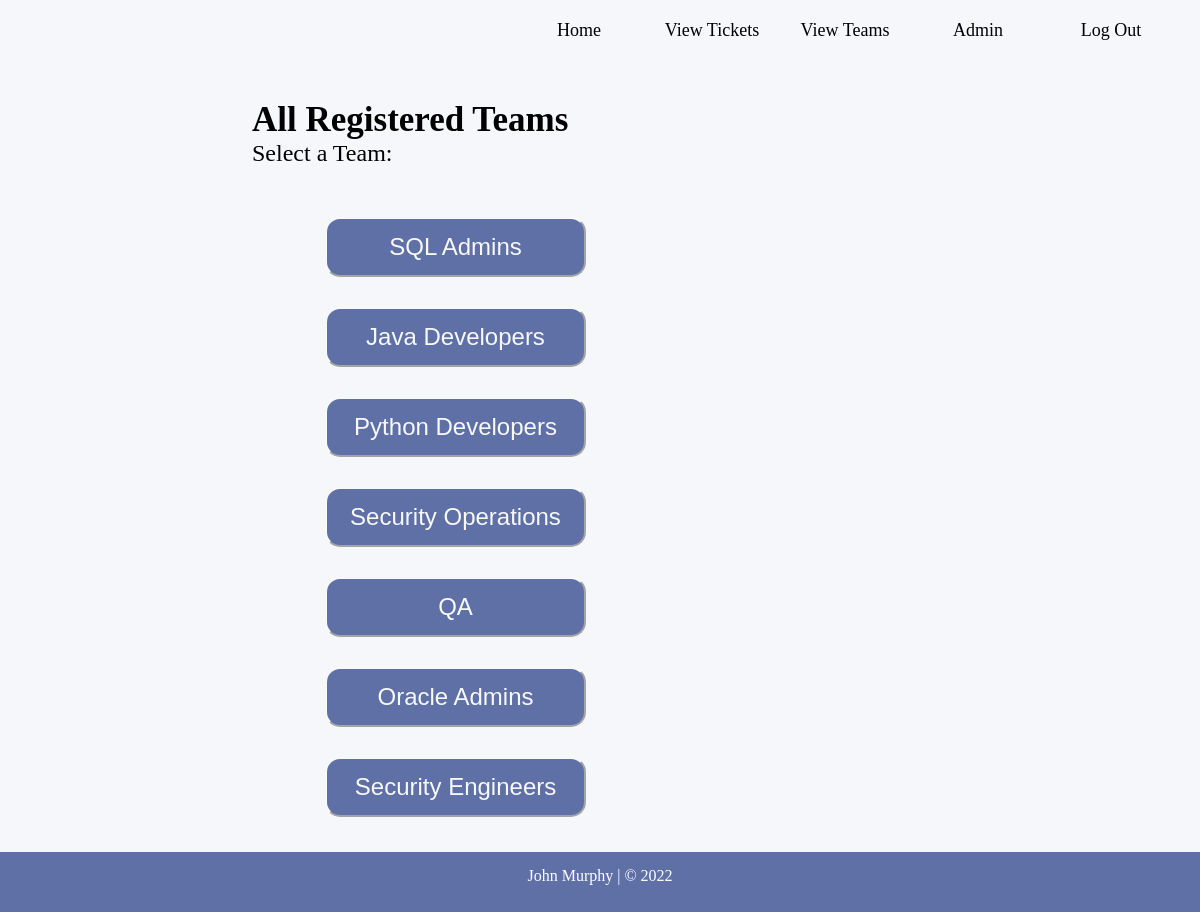
The page /teams on the database its author committed.
### TicketDB.py (models this page shows, shortened)
class Team(db.Model):
    __tablename__ = "teamtable"
    team_id = db.Column(db.Integer, primary_key=True, unique=True, autoincrement=True)
    team_name = db.Column(db.String(50), unique=True)
    team_category = db.Column(db.String(50))

### main.py (the view)
@app.route('/teams')
def AllTeams():
    teams = Team.query.all()
    return render_template('teamlist.html', teams=teams)

### templates/teamlist.html (shortened to what this page needs)
<!DOCTYPE html>
<html lang="en">
<head>
	<link rel="stylesheet" href="{{ url_for('static', filename='css/ttStyle.css') }}">
</head>
<body>
<div id="wrapper">
	<header id="head-home">
		<ul class="nav-links">
			<a href="/">
				<li id="header-links" class="link-buttons">Home</li>
			</a>
			<a href="/opentickets">
				<li id="header-links" class="link-buttons">View Tickets</li>
			</a>
			<a href="/teams">
				<li id="header-links" class="link-buttons">View Teams</li>
			</a>
			<a href="/admin_data">
				<li id="header-links" class="link-buttons">Admin</li>
			</a>
			<a href="/logout">
			<li id="header-links"class="link-buttons">Log Out</li>
			</a>
		</ul>
	</header>
	<div id="team_outer_container">
		<h1>All Registered Teams</h1>
		<p>Select a Team:</p>
			<div id="team_link_holder">
				{% for team in teams %}
					<a href="/teams/{{team.team_id}}"><button id="team_link">{{ team.team_name }}</button></a>
				{% endfor %}
			</div>
	</div>
</div>
<footer>
	<p>John Murphy | &copy; 2022</p>
</footer>
</body>
</html>

### static/css/ttStyle.css (style rules this page uses)
* { margin:0; }
html, body { height: 100%; }
#wrapper { float:left; width: 100%; min-height: 100vh; padding-bottom: 60px; background:#f6f7fa; box-sizing: border-box; }
#head-home { float: left; width:100%; height:80px; padding-bottom: 20px; box-sizing: border-box; }
ul.nav-links { float: right; height: 60px; margin-top: 12.5px; margin-right: 10px; }
li.link-buttons { float:left; line-height: 35px; width:100px; margin-right: 25px; list-style-type: none; text-align: center; font-size: 18px; border-radius:12px; border-right-width: 4px; border-left-width: 4px; border-right-style: solid; border-left-style: solid; color: #f6f7fa; border-color: #f6f7fa; font-family: PTSans; }
li#header-links { color: #000; }
footer { float: left; width:100%; height:60px; font-family: PTSans; background: #5f70a6; text-align: center; color: #fff; margin-top: -60px; padding-top: 15px; box-sizing: border-box; }
#team_outer_container { float: left; width: 100%; padding: 20px; box-sizing: border-box; }
#team_outer_container h1 { padding-left: 20%; font-size: 35px; }
#team_outer_container p { padding-left: 20%; font-size: 24px; }
#team_link_holder { max-width: 50%; margin: 0 auto; padding-top: 35px; justify-content: space-around; box-sizing: border-box; }
#team_link { float: left; width: 45%; height: 60px; margin: 15px; background-color: #5f70a6; font-size: 24px; color: #f8f8f8; border-color: #f8f8f8; border-radius: 15px; text-align: center; box-sizing: border-box; }

### rows shown on the page
Team: team_name "SQL Admins"
Team: team_name "Java Developers"
Team: team_name "Python Developers"
Team: team_name "Security Operations"
Team: team_name "QA"
Team: team_name "Oracle Admins"
Team: team_name "Security Engineers"
